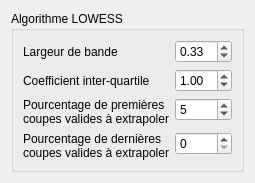
       <widget class="QWidget" name="_tabEllipses">
        <attribute name="title">
         <string>Ellipses</string>
        </attribute>
        <layout class="QVBoxLayout" name="verticalLayout_2">
         <item>
          <widget class="QGroupBox" name="groupBox">
           <property name="title">
            <string>Algorithme LOWESS</string>
           </property>
           <layout class="QFormLayout" name="formLayout_3">
            <property name="fieldGrowthPolicy">
             <enum>QFormLayout::AllNonFixedFieldsGrow</enum>
            </property>
            <item row="0" column="0">
             <widget class="QLabel" name="label_12">
              <property name="text">
               <string>Largeur de bande</string>
              </property>
             </widget>
            </item>
            <item row="0" column="1">
             <widget class="QDoubleSpinBox" name="_spinLowessBandWidth">
              <property name="maximum">
               <double>1.000000000000000</double>
              </property>
              <property name="singleStep">
               <double>0.050000000000000</double>
              </property>
              <property name="value">
               <double>0.330000000000000</double>
              </property>
             </widget>
            </item>
            <item row="1" column="0">
             <widget class="QLabel" name="label_40">
              <property name="text">
               <string>Coefficient inter-quartile</string>
              </property>
             </widget>
            </item>
            <item row="1" column="1">
             <widget class="QDoubleSpinBox" name="_spinLowessIqrCoefficient">
              <property name="maximum">
               <double>10.000000000000000</double>
              </property>
              <property name="singleStep">
               <double>0.100000000000000</double>
              </property>
              <property name="value">
               <double>1.000000000000000</double>
              </property>
             </widget>
            </item>
            <item row="2" column="0">
             <widget class="QLabel" name="label_41">
              <property name="text">
               <string>Pourcentage de premières
coupes valides à extrapoler</string>
              </property>
             </widget>
            </item>
            <item row="2" column="1">
             <widget class="QSpinBox" name="_spinLowessPercentagOfFirstValidSlicesToExtrapolate">
              <property name="maximum">
               <number>50</number>
              </property>
              <property name="value">
               <number>5</number>
              </property>
             </widget>
            </item>
            <item row="3" column="1">
             <widget class="QSpinBox" name="_spinLowessPercentagOfLastValidSlicesToExtrapolate">
              <property name="maximum">
               <number>50</number>
              </property>
              <property name="value">
               <number>0</number>
              </property>
             </widget>
            </item>
            <item row="3" column="0">
             <widget class="QLabel" name="label_43">
              <property name="text">
               <string>Pourcentage de dernières
coupes valides à extrapoler</string>
              </property>
             </widget>
            </item>
           </layout>
          </widget>
         </item>
        </layout>
       </widget>
